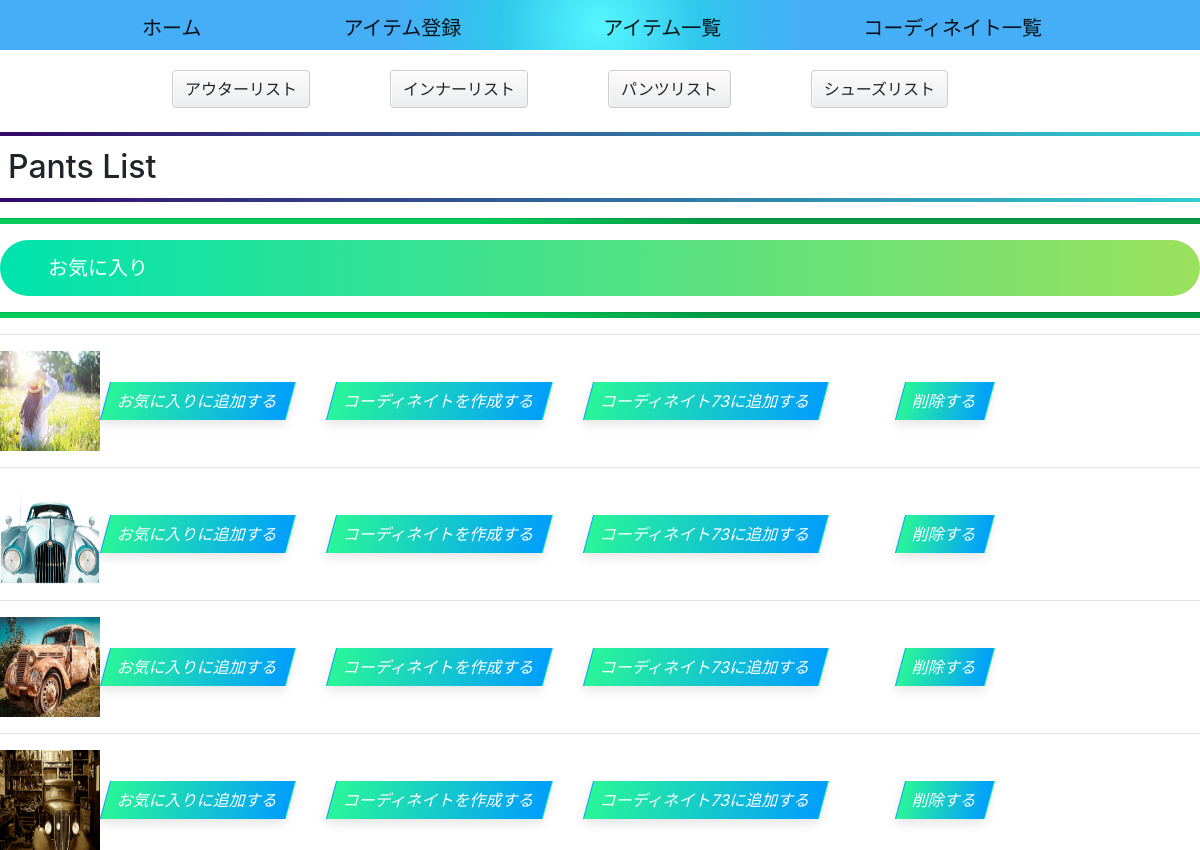
Screenshot of /clothes/pants_list/ (signed in) with the database file from the repository.
### clothes/models.py (models this page shows, shortened)
class Pants(models.Model):
    user = models.ForeignKey(Users, on_delete=models.CASCADE, null=True)
    pants = models.FileField(upload_to='picture/',default='')
    coordinate = models.ForeignKey(Coordinate, on_delete=models.SET_NULL, null=True, blank=True,related_name='pantss')
    create_at = models.DateTimeField(default=timezone.now)
    update_at = models.DateTimeField(default=timezone.now)
    class Meta:
        db_table = 'pants'

class Coordinate(models.Model):
    id = models.AutoField(primary_key=True)
    user = models.ForeignKey(Users, on_delete=models.CASCADE, null=True)
    name = models.CharField(max_length=10000, blank=True)
    description = models.CharField(max_length=100, blank=True)
    outer = models.FileField(upload_to='picture/',default='')
    inner = models.FileField(upload_to='picture/',default='')
    pants = models.FileField(upload_to='picture/',default='')
    shoes = models.FileField(upload_to='picture/',default='')
    create_at = models.DateTimeField(default=timezone.now)
    update_at = models.DateTimeField(default=timezone.now)
    counter = models.IntegerField(default=0)
    class Meta:
     db_table = 'coordinate'

### clothes/views.py (the view)
# urls.py: path('pants_list/',PantsListView.as_view(), name='pants_list'),
class PantsListView(ListView):
    model = Pants
    model = Coordinate
    model = Favorite
    template_name = 'clothes/pants_list.html'
    context_object_name1 = 'pants'
    context_object_name2 = 'coordinates'
    context_object_name3 = 'favorites'
    def get_queryset(self):
       if self.request.user.is_authenticated:
         pants_queryset = Pants.objects.filter(user=self.request.user)
         coordinate_queryset = Coordinate.objects.filter(user=self.request.user)
         favorite_queryset = Favorite.objects.filter(user=self.request.user)
         return pants_queryset, coordinate_queryset, favorite_queryset
       else:
        return Pants.objects.none(), Coordinate.objects.none(), Favorite.objects.none()
    def get_context_data(self, **kwargs):
        context = super().get_context_data(**kwargs)
        pants_queryset, coordinate_queryset, favorite_queryset = self.get_queryset()
        context[self.context_object_name1] = pants_queryset
        context[self.context_object_name2] = coordinate_queryset
        context[self.context_object_name3] = favorite_queryset
        return context

### templates/clothes/pants_list.html (shortened to what this page needs)
{% extends "base.html" %}
{% block content %}
<form method="POST">
<div class="link-container">
  <a href=" {% url 'clothes:outer_list' %}"class="btn btn-radius-solid">アウターリスト</a>
  <a href=" {% url 'clothes:inner_list' %}"class="btn btn-radius-solid">インナーリスト</a>
  <a href=" {% url 'clothes:pants_list' %}"class="btn btn-radius-solid">パンツリスト</a>
  <a href=" {% url 'clothes:shoes_list' %}"class="btn btn-radius-solid">シューズリスト</a>
</div>
<br>
<h2>Pants List</h2>
<hr class="custom-hr" >
<h5>お気に入り</h5>
<hr class="custom-hr" >
{% for pants in pants %}
<hr>
<tr>
 <img width="100px" height="100px"  src="{{ pants.pants.url}}" alt="Pants Image">
  <a href=" {% url 'clothes:add_favorite_pants' pk=pants.id %}"class="btn btn-gradient">お気に入りに追加する</a> &nbsp; &nbsp; &nbsp; &nbsp;
  <a href=" {% url 'clothes:create_pants_coordinate' pk=pants.id %}"class="btn btn-gradient">コーディネイトを作成する</a> &nbsp; &nbsp; &nbsp; &nbsp;
  {% for coordinate in coordinates %}
  {% if not coordinate.pants %}
  <a href=" {% url 'clothes:add_pants_coordinate' pants_id=pants.id coordinate_id=coordinate.id %}"class="btn btn-gradient">コーディネイト{{ coordinate.name }}に追加する</a> &nbsp; &nbsp; &nbsp; &nbsp;
  {% endif %}
 {% endfor %}&nbsp; &nbsp; &nbsp; &nbsp;
  <a href=" {% url 'clothes:pants_delete_picture' pk=pants.id %}"class="btn btn-gradient">削除する</a>
</tr>
{% endfor %}
</form>
{% endblock %}

### rows the page displays
Pants: pants (picture)
Coordinate: name "73"
Pants: pants (picture)
Pants: pants (picture)
Pants: pants (picture)
